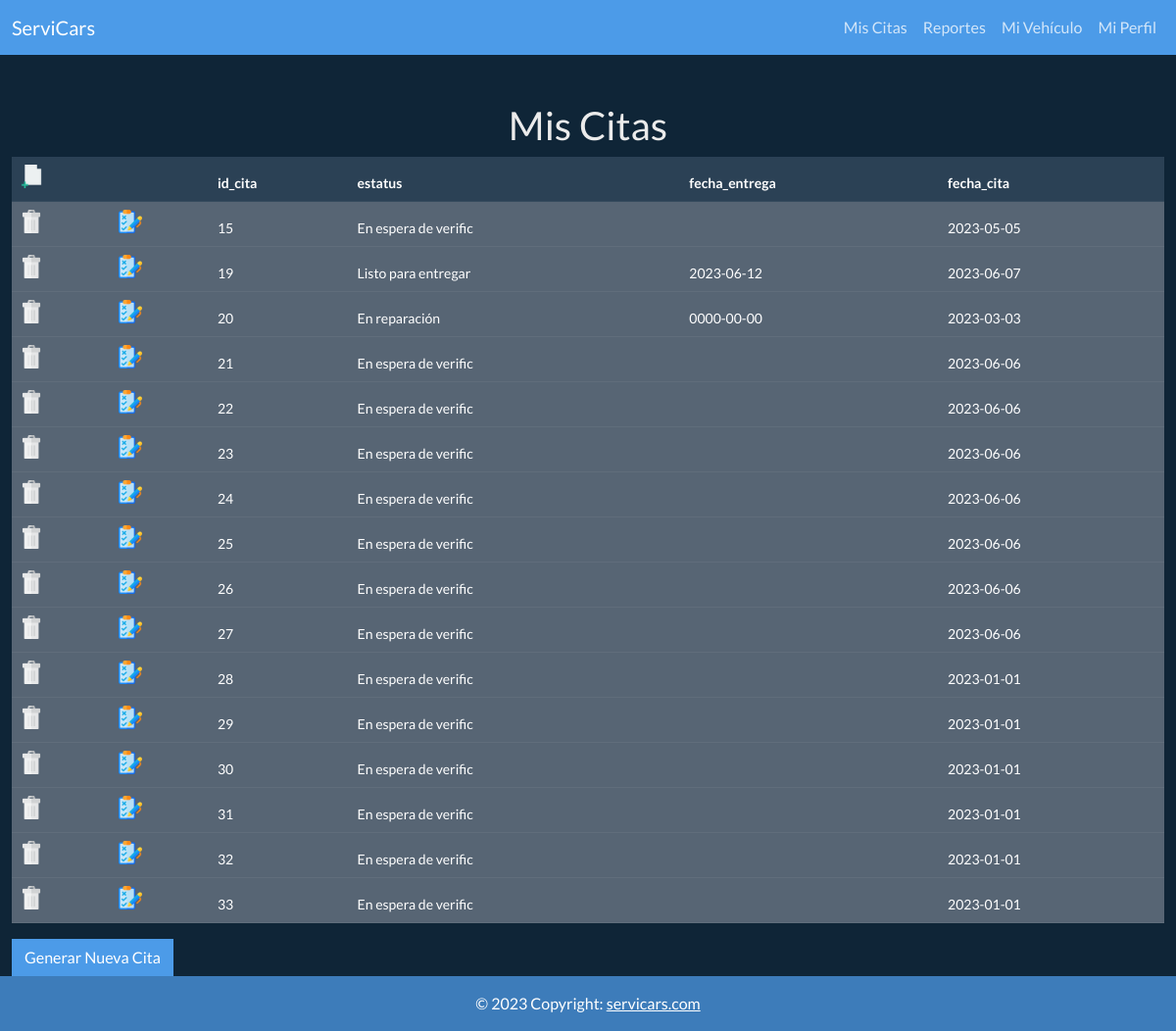
The page /regular_user/mis_citas.php on the database its author committed.
### tables this page shows
CREATE TABLE `cita` (
  `id_cita` int(11) NOT NULL,
  `fecha_cita` date NOT NULL,
  `reporte` varchar(200) NOT NULL,
  `fecha_entrega` date DEFAULT NULL,
  `refaccion_cat_fk` int(11) DEFAULT NULL,
  `estatus_cat_fk` int(11) DEFAULT 1
);

CREATE TABLE `estatus_cat` (
  `id_estatus_cat` int(11) NOT NULL,
  `estatus` varchar(20) NOT NULL
);

### class/classBD.php (called while the page is built, shortened)
<?php
class datosBase
{
    var $conexion;
    var $bloqueRegistros;
    function conecta()
    {
        $this->conexion = mysqli_connect("localhost", "root", "", "serviciomecanico");
    }
    function consulta($p_sql)
    {
        $this->bloqueRegistros = mysqli_query($this->conexion, $p_sql);
        if (strpos(strtoupper($p_sql), "INSERT") !== false);
        else
        if (strpos(strtoupper($p_sql), "SELECT") !== false) {
            $this->numeColumnas = mysqli_num_fields($this->bloqueRegistros);
        }
    }
    function getRecord()
    {
        return mysqli_fetch_array($this->bloqueRegistros);
    }
}

### class/classCita.php (the view, shortened to what this page needs)
<?php
include "classBD.php";
class Cita extends datosBase
{
    function lista()
    {
        $this->consulta("SELECT id_cita, e.estatus, fecha_entrega, fecha_cita FROM cita JOIN estatus_cat e ON estatus_cat_fk=id_estatus_cat");
        $html = '<table class="table table-hover table-striped table-secondary">';
        $html .= '<thead><tr class="table-dark">
                            <td colspan="2">
                                <form method="post" action="citas.php">
                                <input type="image" src ="../img/edit.webp" width="24px" />
                                <input type="hidden" name="accion" value="formNew"/>
                                </form>
                            </td>';
        for ($col = 0; $col < $this->numeColumnas; $col++) {
            $html .= '<th>' . $this->nombColumnas[$col]->name . '</th>';
        }
        $html .= '</tr>';
        for ($ren = 0; $ren < $this->numeRegistros; $ren++) {
            $html .= '<tr>';
            $datos = $this->getRecord();
            $html .= '
                    <td>
                        <form method="post" action="../admin/citas.php" onsubmit="return confirm(\'Estas seguro?\')">
                        <input type="image" src="../img/garbage.webp" width="24px" />
                        <input type="hidden" name="id" value=' . $datos[0] . '  />
                        <input type="hidden" name="accion" value="borrar"/>
                        </form>
                    </td>
                    <td>
                        <form method="post" action="../admin/citas.php")">
                        <input type="image" src="../img/estatus.webp" width="24px" />
                        <input type="hidden" name="id" value=' . $datos[0] . '  />
                        <input type="hidden" name="accion" value="estatus"/>
                        </form>
                    </td>';
            for ($col = 0; $col < $this->numeColumnas; $col++) {
                $html .= '<td>' . $datos[$col] . '</td>';
            }
            $html .= '</tr>';
        }
        $html .= '</table>';
        return $html;
    }
}

### css/footer.css (style rules this page uses)
body { display: flex; flex-direction: column; min-height: 100vh; }

### rows shown on the page
cita: id_cita "15 2023-05-05"
estatus_cat: estatus "En espera de verific En espera de verific En espera de verific En espera de verific En espera de verific En espera de verific En espera de verific En espera de verific En espera de verific En espera de verific En espera de verific En espera de verific En espera de verific En espera de verific"
cita: id_cita "19 2023-06-12 2023-06-07"
estatus_cat: estatus "Listo para entregar"
cita: id_cita "20 0000-00-00 2023-03-03"
estatus_cat: estatus "En reparación"
cita: id_cita "21 2023-06-06"
cita: id_cita "22 2023-06-06"
cita: id_cita "23 2023-06-06"
cita: id_cita "24 2023-06-06"
cita: id_cita "25 2023-06-06"
cita: id_cita "26 2023-06-06"
cita: id_cita "27 2023-06-06"
cita: id_cita "28 2023-01-01"
cita: id_cita "29 2023-01-01"
cita: id_cita "30 2023-01-01"
cita: id_cita "31 2023-01-01"
cita: id_cita "32 2023-01-01"
cita: id_cita "33 2023-01-01"

### other values the page prints
$this->nombColumnas[$col]->name "id_cita"
$this->nombColumnas[$col]->name "estatus"
$this->nombColumnas[$col]->name "fecha_entrega"
$this->nombColumnas[$col]->name "fecha_cita"
